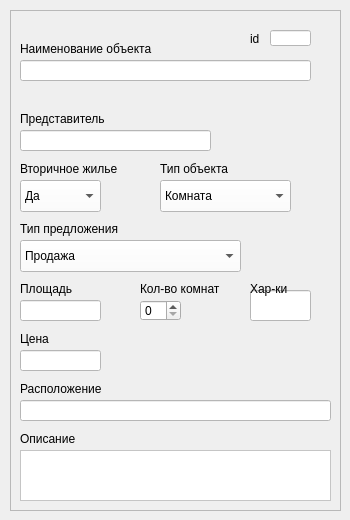
    <widget class="QWidget" name="page_objectsc_props">
     <widget class="QFrame" name="frame_9">
      <property name="geometry">
       <rect>
        <x>10</x>
        <y>10</y>
        <width>331</width>
        <height>501</height>
       </rect>
      </property>
      <property name="frameShape">
       <enum>QFrame::StyledPanel</enum>
      </property>
      <property name="frameShadow">
       <enum>QFrame::Raised</enum>
      </property>
      <widget class="QLineEdit" name="tb_objects_id">
       <property name="geometry">
        <rect>
         <x>260</x>
         <y>20</y>
         <width>41</width>
         <height>16</height>
        </rect>
       </property>
       <property name="styleSheet">
        <string notr="true">color: rgb(0, 0, 0);
background-color: rgb(255, 255, 255);</string>
       </property>
      </widget>
      <widget class="QLineEdit" name="tb_objects_name">
       <property name="geometry">
        <rect>
         <x>10</x>
         <y>50</y>
         <width>291</width>
         <height>21</height>
        </rect>
       </property>
       <property name="styleSheet">
        <string notr="true">color: rgb(0, 0, 0);
background-color: rgb(255, 255, 255);</string>
       </property>
      </widget>
      <widget class="QLineEdit" name="tb_objects_representative">
       <property name="geometry">
        <rect>
         <x>10</x>
         <y>120</y>
         <width>191</width>
         <height>21</height>
        </rect>
       </property>
       <property name="styleSheet">
        <string notr="true">color: rgb(0, 0, 0);
background-color: rgb(255, 255, 255);</string>
       </property>
      </widget>
      <widget class="QLabel" name="label_client_lname_9">
       <property name="geometry">
        <rect>
         <x>10</x>
         <y>30</y>
         <width>150</width>
         <height>18</height>
        </rect>
       </property>
       <property name="text">
        <string>Наименование объекта</string>
       </property>
      </widget>
      <widget class="QLabel" name="label_fname_13">
       <property name="geometry">
        <rect>
         <x>10</x>
         <y>100</y>
         <width>96</width>
         <height>18</height>
        </rect>
       </property>
       <property name="text">
        <string>Представитель</string>
       </property>
      </widget>
      <widget class="QLabel" name="label_9">
       <property name="geometry">
        <rect>
         <x>240</x>
         <y>20</y>
         <width>12</width>
         <height>18</height>
        </rect>
       </property>
       <property name="text">
        <string>id</string>
       </property>
      </widget>
      <widget class="QLabel" name="label_fname_14">
       <property name="geometry">
        <rect>
         <x>10</x>
         <y>150</y>
         <width>165</width>
         <height>18</height>
        </rect>
       </property>
       <property name="text">
        <string>Вторичное жилье</string>
       </property>
      </widget>
      <widget class="QLabel" name="label_fname_15">
       <property name="geometry">
        <rect>
         <x>150</x>
         <y>150</y>
         <width>77</width>
         <height>18</height>
        </rect>
       </property>
       <property name="text">
        <string>Тип объекта</string>
       </property>
      </widget>
      <widget class="QComboBox" name="cb_objects_second">
       <property name="geometry">
        <rect>
         <x>10</x>
         <y>170</y>
         <width>81</width>
         <height>32</height>
        </rect>
       </property>
       <property name="styleSheet">
        <string notr="true">background-color: rgb(255, 255, 255);
color: rgb(0, 0, 0);</string>
       </property>
       <item>
        <property name="text">
         <string>Да</string>
        </property>
       </item>
       <item>
        <property name="text">
         <string>Нет</string>
        </property>
       </item>
      </widget>
      <widget class="QComboBox" name="cb_objects_type">
       <property name="geometry">
        <rect>
         <x>150</x>
         <y>170</y>
         <width>131</width>
         <height>32</height>
        </rect>
       </property>
       <property name="styleSheet">
        <string notr="true">background-color: rgb(255, 255, 255);
color: rgb(0, 0, 0);</string>
       </property>
       <item>
        <property name="text">
         <string>Комната</string>
        </property>
       </item>
       <item>
        <property name="text">
         <string>Квартира</string>
        </property>
       </item>
       <item>
        <property name="text">
         <string>Частный дом</string>
        </property>
       </item>
       <item>
        <property name="text">
         <string>Земельный участок</string>
        </property>
       </item>
       <item>
        <property name="text">
         <string>Гараж</string>
        </property>
       </item>
       <item>
        <property name="text">
         <string>Коммерческая недвижимость</string>
        </property>
       </item>
      </widget>
      <widget class="QComboBox" name="cb_objects_dtype">
       <property name="geometry">
        <rect>
         <x>10</x>
         <y>230</y>
         <width>221</width>
         <height>32</height>
        </rect>
       </property>
       <property name="styleSheet">
        <string notr="true">background-color: rgb(255, 255, 255);
color: rgb(0, 0, 0);</string>
       </property>
       <item>
        <property name="text">
         <string>Продажа</string>
        </property>
       </item>
       <item>
        <property name="text">
         <string>Аренда</string>
        </property>
       </item>
      </widget>
      <widget class="QLabel" name="label_fname_16">
       <property name="geometry">
        <rect>
         <x>10</x>
         <y>210</y>
         <width>113</width>
         <height>18</height>
        </rect>
       </property>
       <property name="text">
        <string>Тип предложения</string>
       </property>
      </widget>
      <widget class="QLineEdit" name="tb_objects_square">
       <property name="geometry">
        <rect>
         <x>10</x>
         <y>290</y>
         <width>81</width>
         <height>21</height>
        </rect>
       </property>
       <property name="styleSheet">
        <string notr="true">color: rgb(0, 0, 0);
background-color: rgb(255, 255, 255);</string>
       </property>
      </widget>
      <widget class="QLabel" name="label_fname_17">
       <property name="geometry">
        <rect>
         <x>10</x>
         <y>270</y>
         <width>59</width>
         <height>18</height>
        </rect>
       </property>
       <property name="text">
        <string>Площадь</string>
       </property>
      </widget>
      <widget class="QLabel" name="label_fname_25">
       <property name="geometry">
        <rect>
         <x>130</x>
         <y>270</y>
         <width>96</width>
         <height>18</height>
        </rect>
       </property>
       <property name="text">
        <string>Кол-во комнат</string>
       </property>
      </widget>
      <widget class="QSpinBox" name="sb_objects_rooms">
       <property name="geometry">
        <rect>
         <x>130</x>
         <y>290</y>
         <width>41</width>
         <height>21</height>
        </rect>
       </property>
       <property name="wrapping">
        <bool>false</bool>
       </property>
      </widget>
      <widget class="QLabel" name="label_fname_26">
       <property name="geometry">
        <rect>
         <x>10</x>
         <y>370</y>
         <width>92</width>
         <height>18</height>
        </rect>
       </property>
       <property name="text">
        <string>Расположение</string>
       </property>
      </widget>
      <widget class="QLineEdit" name="tb_objects_address">
       <property name="geometry">
        <rect>
         <x>10</x>
         <y>390</y>
         <width>311</width>
         <height>21</height>
        </rect>
       </property>
       <property name="styleSheet">
        <string notr="true">color: rgb(0, 0, 0);
background-color: rgb(255, 255, 255);</string>
       </property>
      </widget>
      <widget class="QLabel" name="label_fname_27">
       <property name="geometry">
        <rect>
         <x>10</x>
         <y>420</y>
         <width>63</width>
         <height>18</height>
        </rect>
       </property>
       <property name="text">
        <string>Описание</string>
       </property>
      </widget>
      <widget class="QLineEdit" name="tb_objects_addprops">
       <property name="geometry">
        <rect>
         <x>240</x>
         <y>280</y>
         <width>61</width>
         <height>31</height>
        </rect>
       </property>
       <property name="styleSheet">
        <string notr="true">color: rgb(0, 0, 0);
background-color: rgb(255, 255, 255);</string>
       </property>
      </widget>
      <widget class="QLabel" name="label_fname_29">
       <property name="geometry">
        <rect>
         <x>240</x>
         <y>270</y>
         <width>59</width>
         <height>18</height>
        </rect>
       </property>
       <property name="text">
        <string>Хар-ки</string>
       </property>
      </widget>
      <widget class="QPlainTextEdit" name="tb_objects_desc">
       <property name="geometry">
        <rect>
         <x>10</x>
         <y>440</y>
         <width>311</width>
         <height>51</height>
        </rect>
       </property>
       <property name="styleSheet">
        <string notr="true">color: rgb(0, 0, 0);
background-color: rgb(255, 255, 255);</string>
       </property>
      </widget>
      <widget class="QLineEdit" name="tb_objects_price">
       <property name="geometry">
        <rect>
         <x>10</x>
         <y>340</y>
         <width>81</width>
         <height>21</height>
        </rect>
       </property>
       <property name="styleSheet">
        <string notr="true">color: rgb(0, 0, 0);
background-color: rgb(255, 255, 255);</string>
       </property>
      </widget>
      <widget class="QLabel" name="label_fname_19">
       <property name="geometry">
        <rect>
         <x>10</x>
         <y>320</y>
         <width>59</width>
         <height>18</height>
        </rect>
       </property>
       <property name="text">
        <string>Цена</string>
       </property>
      </widget>
     </widget>
    </widget>
